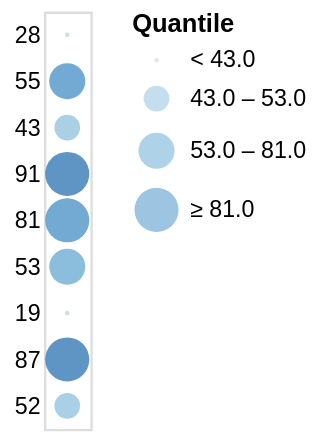

Describe this chart as a Vega-Lite specification.
### Vega specification from a JSON file in a GitHub repository (floating-point values rounded to 4 significant figures)
{"$schema": "https://vega.github.io/schema/vega/v5.json", "background": "white", "padding": 5, "width": 20, "style": "cell", "data": [{"name": "source_0", "values": [{"a": "A", "b": 28}, {"a": "B", "b": 55}, {"a": "C", "b": 43}, {"a": "D", "b": 91}, {"a": "E", "b": 81}, {"a": "F", "b": 53}, {"a": "G", "b": 19}, {"a": "H", "b": 87}, {"a": "I", "b": 52}]}, {"name": "data_0", "source": "source_0", "transform": [{"type": "filter", "expr": "isValid(datum[\"b\"]) && isFinite(+datum[\"b\"])"}]}], "signals": [{"name": "y_step", "value": 20}, {"name": "height", "update": "bandspace(domain('y').length, 1, 0.5) * y_step"}], "marks": [{"name": "marks", "type": "symbol", "style": ["circle"], "from": {"data": "data_0"}, "encode": {"update": {"opacity": {"value": 0.7}, "fill": {"scale": "color", "field": "b"}, "ariaRoleDescription": {"value": "circle"}, "description": {"signal": "\"b: \" + (isValid(datum[\"b\"]) ? datum[\"b\"] : \"\"+datum[\"b\"])"}, "x": {"signal": "width", "mult": 0.5}, "y": {"scale": "y", "field": "b"}, "size": {"scale": "size", "field": "b"}, "shape": {"value": "circle"}}}}], "scales": [{"name": "y", "type": "point", "domain": {"data": "data_0", "field": "b"}, "range": {"step": {"signal": "y_step"}}, "padding": 0.5}, {"name": "color", "type": "quantile", "domain": {"data": "data_0", "field": "b"}, "range": "ramp", "interpolate": "hcl"}, {"name": "size", "type": "quantile", "domain": {"data": "data_0", "field": "b"}, "range": {"signal": "sequence(4, 361 + (361 - 4) / (4 - 1), (361 - 4) / (4 - 1))"}}], "axes": [{"scale": "y", "orient": "left", "grid": false, "domain": false, "ticks": false, "zindex": 0}], "legends": [{"title": "Quantile", "fill": "color", "labelOverlap": "greedy", "type": "symbol", "symbolType": "circle", "size": "size", "encode": {"symbols": {"update": {"fillOpacity": {"value": 0.7}, "opacity": {"value": 0.7}, "stroke": {"value": "transparent"}}}}}]}
